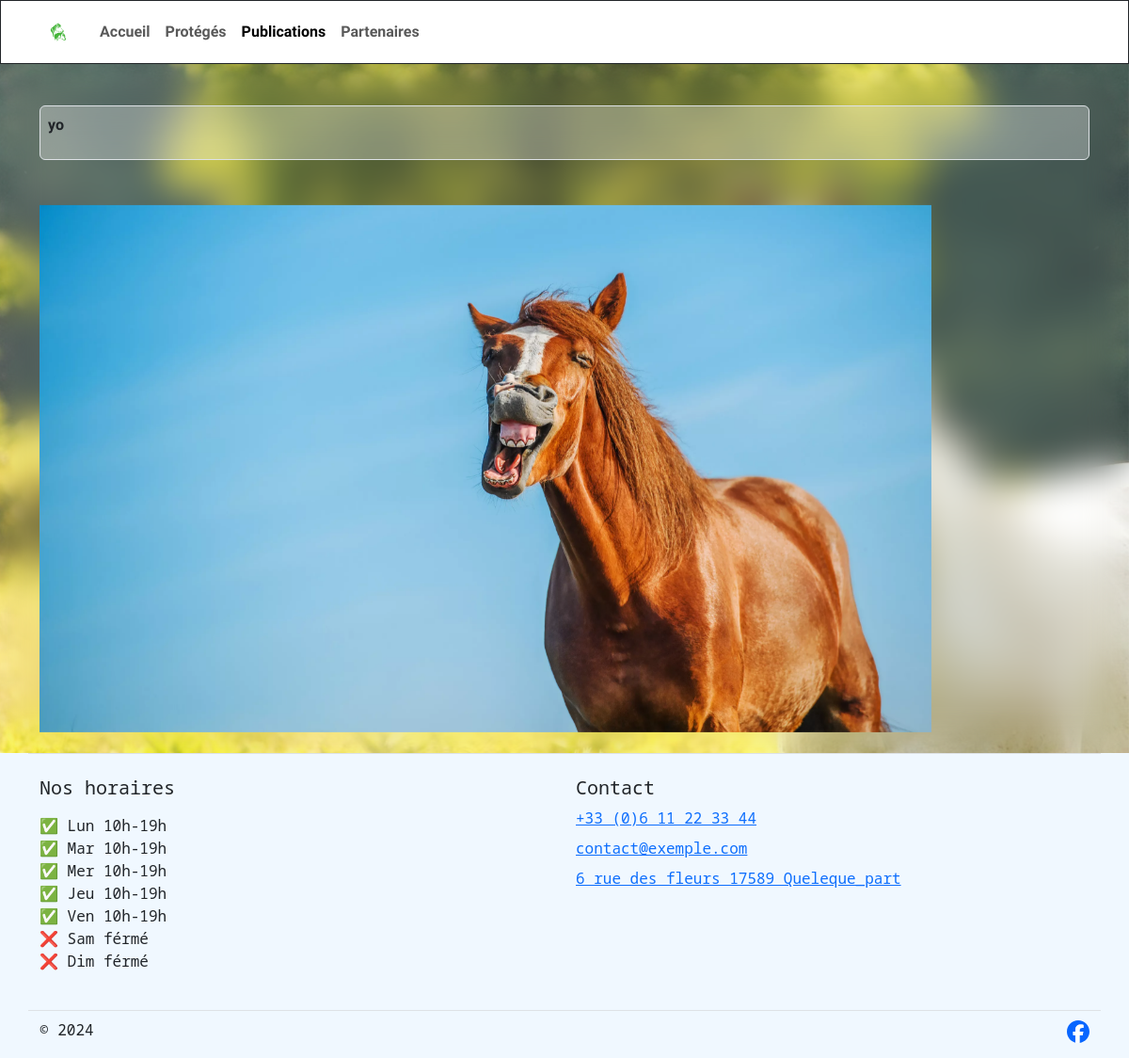
/publications/2024_07_31__09_31_32/, run on the app's committed database.
### base/models/home.py (models this page shows, shortened)
class Home(m.Model):
    logo = m.FileField(verbose_name="Logo (en .SVG uniquement)", upload_to='Home/', validators=[FileExtensionValidator(['svg'])])
    home_text = m.TextField(verbose_name="Texte d'accueil", default="Bienvenue !")
    home_picture = m.FileField(verbose_name="Image d'accueil", upload_to='Home/', null=True, blank=True)
    location = m.CharField(max_length=255, verbose_name="Adresse", default="6 rue des fleurs 17589 Queleque_part")
    phone_number = m.CharField(max_length=20, verbose_name="Numéro de téléphone", default="+33 (0)6 11 22 33 44")
    email = m.EmailField(verbose_name="e-mail", default="contact@exemple.com")
    opening_hours = m.TextField(verbose_name="Horaire d'ouverture", default=horaires)
    class Meta:
        verbose_name = 'Accueil'
        verbose_name_plural = verbose_name

### base/models/publication.py (models this page shows, shortened)
class Publication(m.Model):
    description = m.TextField()
    post_at = m.DateTimeField(editable=False, auto_now_add=True)
    is_last_of_month = m.BooleanField(default=True, editable=False)
    class Meta:
        ordering = ['-post_at']

class PublicationAttachment(m.Model):
    file = m.FileField('Média', upload_to=image_path)
    file_type = m.CharField('Type de média', max_length=10, editable=False)
    publication = m.ForeignKey(Publication, m.CASCADE, 'attachments')
    class Meta:
        verbose_name = 'Média'
    def image_preview(self):
        extension, file_type = self.determine_file_type()
        if file_type == 'Image':
            return format_html(f'<img src="{self.file.url}" style="max-width: 200px; max-height: 200px;" />')
        elif file_type == 'Video':
            mime_type, _ = mimetypes.guess_type(self.file.url)
            return format_html(
                f'<video width="200" controls><source src="{self.file.url}" type="{mime_type}">Your browser does not support the video tag.</video>')
        else:
            return format_html('No preview available')
    image_preview.allow_tags = True
    image_preview.short_description = 'Preview'

### base/views/publications.py (the view)
# urls.py: path('publications/<dt:dt_publication>/', views.publication, name='publication'),
def publication(request, dt_publication: datetime):
    the_publication = find_publication(dt_publication)
    return render(request, 'publications/publication.html', context={'publication': the_publication})

### base/views/global_context.py (called while the page is built)
def global_data(request):
    header = {
        'Accueil': 'home',
        'Protégés': 'animals',
        'Publications': 'publications',
        'Partenaires': 'sponsors',
    }
    return {
        'header_list': header.items(),
        'home_stuffs': Home.objects.first(),
    }

### base/views/publications.py (called while the page is built)
def find_publication(dt_publication: datetime) -> Publication:
    return get_object_or_404(Publication,
                             post_at__year=dt_publication.year,
                             post_at__month=dt_publication.month,
                             post_at__day=dt_publication.day,
                             post_at__hour=dt_publication.hour,
                             post_at__minute=dt_publication.minute,
                             post_at__second=dt_publication.second)

### django_app/converters.py (called while the page is built)
    def to_python(self, value: str):
        return datetime.strptime(value, self.format)

### base/templates/publications/publication.html (shortened to what this page needs)
{% extends 'base/base.html' %}
{% load static %}
{% block css %}
<link rel="stylesheet" href="{% static 'css/publications.css' %}">
{% endblock %}
{% block main-class %}min-vh-100{% endblock %}
{% block main-style %}padding-top: 7rem; background-image: url('{{ home_stuffs.home_picture.url }}'){% endblock %}
{% block content %}
<article class="container">
    <div class="border rounded glass p-2 mb-5">
        {{ publication.description|linebreaks }}
    </div>
    {% for attachment in publication.attachments.all %}
    <img src="{{ attachment.file.url }}" class="d-block my-2" style="max-height: 70vh">
    {% endfor %}
</article>
{% endblock %}

### base/templates/base/base.html (shortened to what this page needs)
{% load static %}
<!doctype html>
<html lang="fr">
<head>
    <link href="https://cdn.jsdelivr.net/npm/bootstrap@5.3.3/dist/css/bootstrap.min.css" rel="stylesheet"
>
    <link rel="stylesheet" href="{% static 'css/base.css' %}">
    {% block css %}
    {% endblock %}
</head>
<body>
{% include 'base/navbar.html' %}
<main class="{% block main-class %}container min-vh-100{% endblock %}"
      style="{% block main-style %}padding-top: 5rem{% endblock %}">
    {% block content %}
    {% endblock %}
</main>
{% include 'base/footer.html' %}
</body>
</html>

### base/templates/base/navbar.html (shortened to what this page needs)
<header class="fixed-top">
    <nav class="navbar navbar-expand-lg">
        <div class="container">
            <a class="navbar-brand nav_logo" href="{% url 'home' %}">
                <img src="{{ home_stuffs.logo.url }}" alt="Logo" width="40" height="40"
                     class="d-inline-block align-text-center rounded-circle">
            </a>
            <div class="collapse navbar-collapse" id="navbarSupportedContent">
                <ul class="navbar-nav me-auto mb-2 mb-lg-0">
                    {% for onglet, link in header_list %}
                    <li class="nav-item">
                        <a
                                {% if request.resolver_match.url_name in link %}
                                aria-current="page"
                                class="nav-link active"
                                {% else %}
                                class="nav-link"
                                {% endif %}
                                href="{% url link %}">{{onglet}}
                        </a>
                    </li>
                    {% endfor %}
                </ul>
            </div>
        </div>
    </nav>
</header>

### base/templates/base/footer.html
{% load static %}
<footer class="pt-4 container border-top">
  <div class="row">
    <div class="col-12 col-md-6 mb-3">
      <h5>Nos horaires</h5>
      <p>{{ home_stuffs.opening_hours|linebreaks }}</p>
    </div>
    <div class="col-12 col-md-6 mb-3">
      <h5>Contact</h5>
      <ul class="nav flex-column">
        <li class="nav-item mb-2"><a href="tel:{{ home_stuffs.phone_number }}">{{ home_stuffs.phone_number }}</a></li>
        <li class="nav-item mb-2"><a href="mailto:{{ home_stuffs.email }}">{{ home_stuffs.email }}</a></li>
        <li class="nav-item mb-2"><a href="http://maps.google.com/?q={{ home_stuffs.location }}" target="_blank">{{ home_stuffs.location }}</a></li>
      </ul>
    </div>
    <div class="d-flex flex-column flex-sm-row justify-content-between pt-2 mt-2 border-top col-12">
      <p>© 2024</p>
      <ul class="list-unstyled d-flex">
        <li class="ms-3"><a class="link-dark" href="https://www.facebook.com/poneyschevauxcheznous" target="_blank">
          <img src="{% static 'img/Facebook_icon.svg' %}" style="height: 24px; width: 24px;">
        </a></li>
      </ul>
    </div>
</footer>

### base/static/css/base.css (style rules this page uses)
* { font-family: "Nunito Sans", sans-serif; font-optical-sizing: auto; font-weight: 600; font-style: normal; font-variation-settings: "wdth" 100, "YTLC" 500; }
header { background-color: white; border: 1px solid; }
.navbar li a { font-weight: 700; }
.nav_logo { font-weight: 800; font-variation-settings: "wdth" 125, "YTLC" 500; }
.nav_logo img { background-color: white; }
body { background-color: AliceBlue; position: relative; min-height: 100vh; z-index: -1000; }
footer * { font-family: "Noto Sans Mono", monospace; font-optical-sizing: auto; font-weight: 300; font-style: normal; font-variation-settings: "wdth" 87.5; }
footer h5 { font-weight: 400; }
.glass { backdrop-filter: blur(12px); -webkit-backdrop-filter: blur(12px); background: rgba(255, 255,255, 0.3); }

### base/static/css/publications.css (style rules this page uses)
main { background: center / cover no-repeat; background-attachment: fixed; position: relative; z-index: -2; }
main::after { content: ""; position: absolute; top: 0; left: 0; width: 100%; height: 100%; z-index: -1; backdrop-filter: blur(20px); -webkit-backdrop-filter: blur(20px); }

### data on the page
Home: logo (picture), home_picture (picture), opening_hours "✅ Lun 10h-19h ✅ Mar 10h-19h ✅ Mer 10h-19h ✅ Jeu 10h-19h ✅ Ven 10h-19h ❌ Sam férmé ❌ Dim férmé", phone_number "+33 (0)6 11 22 33 44", email "contact@exemple.com", location "6 rue des fleurs 17589 Queleque_part"
Publication: description "yo"
PublicationAttachment: file (picture)

### other printed values
{{ onglet }} "Accueil" "Protégés" "Publications" "Partenaires"
